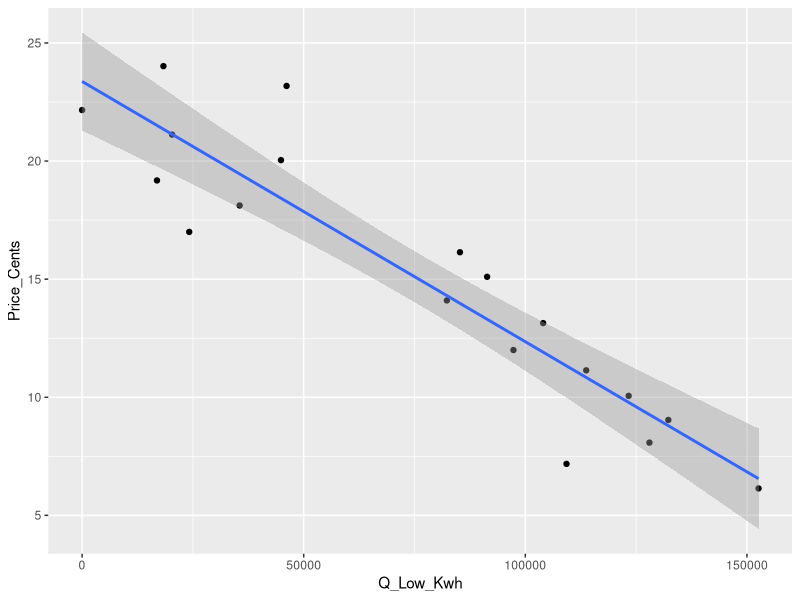
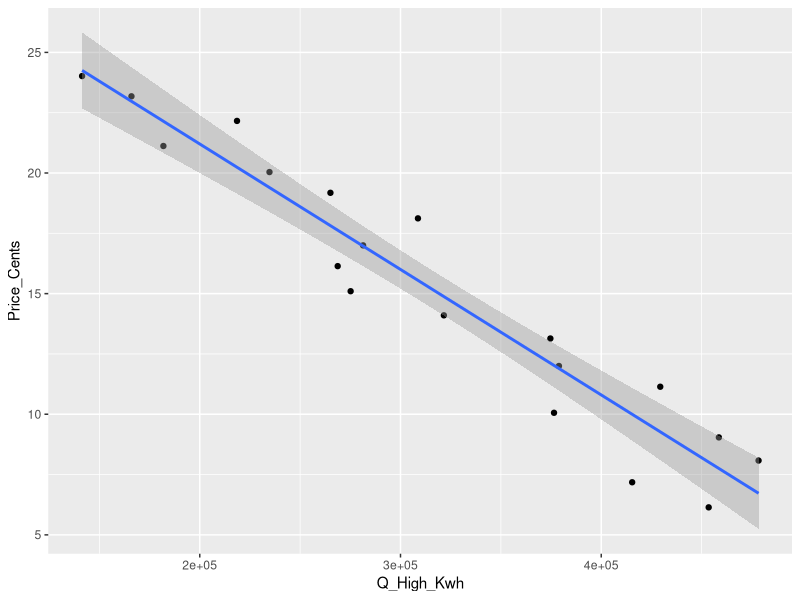

R code for these plots, in order: (Note: this script raises an error after producing the figures.)
## ---- chunk 1
knitr::opts_chunk$set(echo = TRUE)

library(tidyverse)
library(here)
## ---- chunk 2
df <- read_csv(here("HW3_data.csv")) %>% 
  select(-1)
## ---- chunk 3
low_demand <- lm(data = df, Price_Cents ~ Q_Low_Kwh)
high_demand <- lm(data = df, Price_Cents ~ Q_High_Kwh)

ggplot(df, aes(x = Q_Low_Kwh, y = Price_Cents)) +
  geom_point() +
  geom_smooth(method = lm)
ggplot(df, aes(x = Q_High_Kwh, y = Price_Cents)) +
  geom_point() +
  geom_smooth(method = lm)
## ---- chunk 4
quantity_demanded <- function(p, model) {
  q <- (p - model$coefficients[1])/model$coefficients[2]
  q <- ifelse(q<0,0,q)
  return(q)
}

demand_agg <- function(p){
  q <- quantity_demanded(p, low_demand) + quantity_demanded(p, high_demand)
  return(q)
}

price = seq(0, 30, length.out = 100)
Qagg <- map(price, demand_agg) %>% unlist()

Qagg_model <- lm(data = quantity_agg, Qagg ~ price)

quantity_agg <- tibble(Qagg = Qagg, price = price)

SCC_pounds <- 51 / 2205
MEC_per_kwh_dollars <- SCC_pounds * 0.85
MEC_per_kwh_dollars
## ---- chunk 5
ggplot(quantity_agg, aes(Qagg, price)) +
  geom_line()
## ---- chunk 6
p_0 <- 10
q_0 <- (28.97-10)/0.000035

supply_slope <- p_0 / q_0
## ---- chunk 7
CS <- function(p, model){
  q <- quantity_demanded(p, model)
  cs <- 0.5*(model$coefficients[[1]] - p)*q
  return(cs)
}

CS_agg <- function(p){
  cs <- CS(p, low_demand) + CS(p, high_demand)
  return(cs)
}
## ---- chunk 8
CS_0 <- CS_agg(10)
CS_0_dollars <- CS_0/100
CS_0_dollars
## ---- chunk 9
PS <- function(p){
  q <- (1/supply_slope)*p
  ps <- 0.5*p*q
  return(ps)
}
## ---- chunk 10
PS_0 <- PS(10)
PS_0_dollars <- PS_0/100
PS_0_dollars
## ---- chunk 11
TEC_0_dollars <- q_0 * MEC_per_kwh_dollars
TEC_0_dollars
## ---- chunk 12
CS_high_dollars <- CS(10, high_demand) / 100
CS_high_dollars
CS_high_percentage <- CS(10, high_demand) / CS_agg(10)
CS_high_percentage
CS_low_dollars <- CS(10, low_demand) / 100
CS_low_dollars
CS_low_percentage <- CS(10, low_demand) / CS_agg(10)
CS_low_percentage
